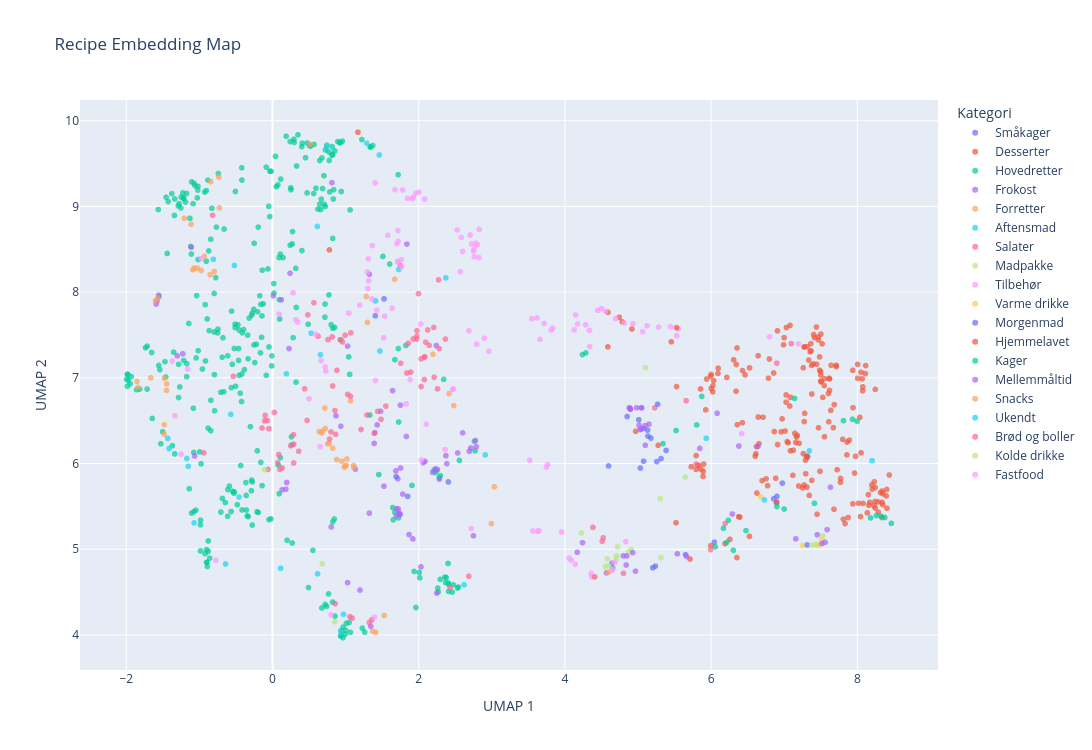

Notebook code for this chart:
### Code cell
categories = [slug_to_category.get(slug, "Ukendt") for slug in ids]

fig = px.scatter(
    x=coords[:, 0],
    y=coords[:, 1],
    color=categories,
    hover_name=titles,
    hover_data={"id": ids, "category": categories},
    title="Recipe Embedding Map",
    labels={"x": "UMAP 1", "y": "UMAP 2", "color": "Kategori"},
    opacity=0.7,
    width=1100,
    height=750,
)
fig.update_traces(marker=dict(size=6))
fig.show()

### Figure 1 — Plotly figure (JSON) as saved in the notebook; plotly's stock layout.template omitted (floating-point values rounded to 4 significant figures; data arrays with more than 128 entries replaced by an {"elided": "..."} marker saying what was removed)
{"data": [{"customdata": [["fedtebrod-med-romglasur", "Småkager"], ["3-nemme-smakager-med-", "Småkager"], ["kransekage-sandwich", "Småkager"], ["peberkager", "Småkager"], ["specier", "Småkager"]], "hovertemplate": "<b>%{hovertext}</b><br><br>Kategori=Småkager<br>UMAP 1=%{x}<br>UMAP 2=%{y}<br>id=%{customdata[0]}<br>category=%{customdata[1]}<extra></extra>", "hovertext": ["Fedtebrød ", "Småkagedej", "Kransekage-sandwich", "Sprøde peberkager", "Specier"], "legendgroup": "Småkager", "marker": {"color": "#636efa", "opacity": 0.7, "size": 6, "symbol": "circle"}, "mode": "markers", "name": "Småkager", "showlegend": true, "type": "scattergl", "x": [6.9, 6.894, 7.32, 6.855, 6.974], "xaxis": "x", "y": [5.616, 5.541, 6.082, 5.588, 5.771], "yaxis": "y"}, {"customdata": {"elided": "196x2 str values"}, "hovertemplate": "<b>%{hovertext}</b><br><br>Kategori=Desserter<br>UMAP 1=%{x}<br>UMAP 2=%{y}<br>id=%{customdata[0]}<br>category=%{customdata[1]}<extra></extra>", "hovertext": {"elided": "196 str values"}, "legendgroup": "Desserter", "marker": {"color": "#EF553B", "opacity": 0.7, "size": 6, "symbol": "circle"}, "mode": "markers", "name": "Desserter", "showlegend": true, "type": "scattergl", "x": {"elided": "196 float values"}, "xaxis": "x", "y": {"elided": "196 float values"}, "yaxis": "y"}, {"customdata": {"elided": "345x2 str values"}, "hovertemplate": "<b>%{hovertext}</b><br><br>Kategori=Hovedretter<br>UMAP 1=%{x}<br>UMAP 2=%{y}<br>id=%{customdata[0]}<br>category=%{customdata[1]}<extra></extra>", "hovertext": {"elided": "345 str values"}, "legendgroup": "Hovedretter", "marker": {"color": "#00cc96", "opacity": 0.7, "size": 6, "symbol": "circle"}, "mode": "markers", "name": "Hovedretter", "showlegend": true, "type": "scattergl", "x": {"elided": "345 float values"}, "xaxis": "x", "y": {"elided": "345 float values"}, "yaxis": "y"}, {"customdata": {"elided": "66x2 str values"}, "hovertemplate": "<b>%{hovertext}</b><br><br>Kategori=Frokost<br>UMAP 1=%{x}<br>UMAP 2=%{y}<br>id=%{customdata[0]}<br>category=%{customdata[1]}<extra></extra>", "hovertext": ["Sushi bowl", "Skinkepita med ærter", "Osteboller ", "Tunfrikadeller", "Banh Mi sandwich", "Æggekage med linser og koriander", "Toast a la croque monsieur", "Svampedeller", "Filodejspakker med æg og spinat", "Gözleme - fyldte tyrkiske fladbrød", "Kikærte-spread", "Svinemørbrad i ovn", "Stegte sild i eddike", "Sushi bowl med chilibagt laks", "Champignontærte", "Frokosttærte", "Panini", "Hytteost med syltede grøntsager", "Avocadomad", "Hasselback rodfrugter", "Sprøde majs fritters", "Ostemad med æble og timian", "Smørrebrødstapas med rejer og mango", "Toast med ost og skinke", "Rugbrødstoast med bagt avocado og æg", "Ørred og æggestand", "Croque monsieur", "Omelet", "Paneer sandwich", "Spinatpie", "Skinkesalat", "Burgerboller med hytteost", "Falafel wrap", "Quinoa bowl", "Brunede kartofler i ovn", "Djævleæg", "Frikadeller", "Grove horn med skinke og ost", "Sødt rugbrød med mandler og tranebær", "Scrambled æg med hytteost", "Små ostesouffléer", "Rejesalat i pitabrød", "Wraps med røget mørbrad", "Grøntsagsfrikadeller med tomatsalsa og dip", "Grønlangkål", "Leftover toast", "Thaiinspireret ostemad ", "Tærte med ost og tomater", "Pizza med skinke, chili og oliven", "Svampebøffer", "Veggetoast", "Bento box", "Krydret squash toast", "Porretærte med bacon", "Tortilla wrap", "Mini pizzaer", "Oksefrikadeller ", "Kyllingeburger med ost", "Kyllingesandwich med karrydressing", "Sandwichbrød", "Kyllingesandwich med cæsarmayo, syltede rødløg og sprøde ostechips", "Bowl med hytteost, avocado og chiliolie", "Ovnbagt æggekage med hytteost, skinke og spinat", "Burger med spidskålssalat og krydret hytteost", "Waldorfsalat", "Pizzatoast"], "legendgroup": "Frokost", "marker": {"color": "#ab63fa", "opacity": 0.7, "size": 6, "symbol": "circle"}, "mode": "markers", "name": "Frokost", "showlegend": true, "type": "scattergl", "x": [-1.58, 1.399, 4.24, 0.2254, -1.066, 2.189, 1.737, -1.304, 2.384, 2.372, 0.8676, 0.8126, -1.111, -1.558, 2.712, 2.787, 1.867, 1.83, 1.687, 0.239, 1.344, 1.714, 1.133, 1.731, 1.781, 2.061, 1.696, 2.282, 1.324, 2.532, 1.431, 4.644, 1.026, 1.642, 1.325, 2.086, 0.01084, 4.167, 4.964, 2.226, 2.6, 0.9341, 1.39, 0.8023, 1.837, 1.747, 1.524, 2.692, 2.245, -1.228, 1.69, -1.593, 1.719, 2.776, 1.197, 2.03, 0.12, 0.1937, 0.1298, 4.568, 0.1825, 1.478, 2.254, 1.026, 2.241, 1.92], "xaxis": "x", "y": [7.897, 6.36, 5.076, 7.341, 6.088, 5.897, 5.42, 7.256, 5.998, 6.091, 6.556, 9.277, 8.523, 7.964, 6.181, 6.195, 5.171, 6.315, 5.913, 8.22, 4.101, 5.823, 5.934, 5.406, 5.643, 6.01, 5.472, 5.817, 5.42, 6.123, 6.45, 4.837, 4.61, 6.851, 8.207, 6.025, 7.957, 4.965, 4.743, 5.936, 6.357, 6.435, 6.234, 5.26, 8.56, 5.404, 5.735, 6.142, 4.488, 7.28, 5.39, 7.86, 5.47, 6.268, 4.523, 4.794, 7.911, 5.778, 5.693, 4.724, 5.7, 6.609, 5.931, 7.37, 7.376, 5.12], "yaxis": "y"}, {"customdata": [["champignonsuppe", "Forretter"], ["smorstegt-brod-med-gronkalschips-og-rogn", "Forretter"], ["bedecarpaccio-med-gedeostcreme", "Forretter"], ["asparges-med-rogn-vinaigrette-og-pocherede-ag", "Forretter"], ["fjordrejer-med-dildmayo", "Forretter"], ["solsikkebrod", "Forretter"], ["muslingesuppe", "Forretter"], ["tapas-til-nytar", "Forretter"], ["bruschetta", "Forretter"], ["tantanmen-ramen", "Forretter"], ["gravad-laks-med-citronrasp-og-sennepscreme", "Forretter"], ["sprode-kartoffelvafler", "Forretter"], ["persillesuppe-til-forret", "Forretter"], ["blinis-med-stenbiderrogn", "Forretter"], ["jomfruhummerhaler-x-2", "Forretter"], ["rimmet-torsk-med-jordskokker", "Forretter"], ["hvide-asparges-i-egen-lage-med-kold-rygeost", "Forretter"], ["tunfiskemousse", "Forretter"], ["roget-hellefisk-i-kalvebouillon", "Forretter"], ["grillet-fennikel-med-smor-revet-ost-og-ristede-nodder", "Forretter"], ["nachos-med-ost", "Forretter"], ["ceviche", "Forretter"], ["tapas-skeer", "Forretter"], ["roget-lammekod-med-jordskoksalat-", "Forretter"], ["kyllingelevermousse-med-portvinssky", "Forretter"], ["blomkalsblinis-med-citronsyltede-rodlog-og-kaviar", "Forretter"], ["gratinerede-osters-med-strimlet-gront", "Forretter"], ["rejesalat-med-asparges", "Forretter"], ["artiskokker-med-mild-ostecreme", "Forretter"], ["aspargessuppe", "Forretter"], ["fiskefilet-med-ansjos-mayo", "Forretter"], ["majskolber-med-koriandersmor", "Forretter"], ["salte-ableskiver-med-ostefyld", "Forretter"], ["laksesalat", "Forretter"], ["sushi-dogs", "Forretter"], ["miso-suppe", "Forretter"], ["ristet-brod-med-krydrede-kantareller", "Forretter"], ["kold-artesuppe-med-rejer-og-brus", "Forretter"], ["artesuppe-med-linsetopping", "Forretter"], ["3-slags-laks", "Forretter"], ["couscoussalat-med-avocado", "Forretter"], ["nuggets-i-airfryer", "Forretter"], ["lakseruller", "Forretter"], ["maki-sushi", "Forretter"], ["ceviche-med-rejer", "Forretter"], ["tapas-med-roget-fisk-og-foie-gras", "Forretter"], ["laksetatar", "Forretter"], ["jordskokkesuppe-med-torsk", "Forretter"], ["sprode-pastaskaller-med-flyvefiskerogn", "Forretter"], ["hjemmelavet-gravad-laks", "Forretter"]], "hovertemplate": "<b>%{hovertext}</b><br><br>Kategori=Forretter<br>UMAP 1=%{x}<br>UMAP 2=%{y}<br>id=%{customdata[0]}<br>category=%{customdata[1]}<extra></extra>", "hovertext": ["Champignonsuppe", "Smørstegt brød med grønkålschips og rogn", "Bedecarpaccio med gedeostcreme", "Asparges med rogn-vinaigrette og pocherede æg", "Fjordrejer med dildmayo", "Solsikkebrød", "Muslingesuppe", "Tapas til nytår", "Bruschetta", "Cremet ramen", "Gravad laks med citronrasp og sennepscreme", "Kartoffelvafler", "Persillesuppe ", "Blinis med stenbiderrogn", "Jomfruhummerhaler x 2", "Rimmet torsk med jordskokker", "Hvide asparges i krydret lage med rygeostcreme", "Tunmousse", "Røget hellefisk i kalvebouillon", "Grillet fennikel med smør, revet ost og ristede nødder", "Nachos med ost", "Ceviche", "Tapas-skeer", "Røget lammekød med jordskokkesalat ", "Kyllingelevermousse med portvinssky", "Blomkålsblinis med citronsyltede rødløg og kaviar", "Gratinerede østers med strimlet grønt", "Rejesalat med asparges", "Artiskokker med mild ostecreme", "Aspargessuppe", "Fiskefilet med ansjos-mayo", "Majskolber med koriandersmør", "Salte æbleskiver med ostefyld", "Laksesalat", "Sushi dogs", "Misosuppe", "Ristet brød med krydrede kantareller", "Kold ærtesuppe med rejer og brus", "Ærtesuppe med linsetopping ", "3 slags laks", "Couscoussalat med avocado", "Nuggets i airfryer", "Lakseruller", "Maki sushi", "Ceviche med rejer", "Tapas med røget fisk og foie gras", "Laksetatar", "Jordskokkesuppe med torsk", "Sprøde pastaskaller med flyvefiskerogn", "Gravad laks med rævesauce"], "legendgroup": "Forretter", "marker": {"color": "#FFA15A", "opacity": 0.7, "size": 6, "symbol": "circle"}, "mode": "markers", "name": "Forretter", "showlegend": true, "type": "scattergl", "x": [-1.481, 1.008, 2.195, 0.8224, 0.7224, 4.591, -1.449, 1.113, 3.035, -1.484, -1.072, 1.283, -1.841, 0.9489, 0.6387, -0.8446, 0.672, 0.7153, -1.115, 1.671, 1.528, -1.026, 0.9826, -0.7268, 0.5163, 0.9932, 0.7754, 0.6842, 2.415, -1.451, -1.206, 1.37, 2.479, -0.934, -1.601, -1.481, 1.018, -1.666, -1.854, -1.091, 1.068, 1.298, -0.7965, -1.569, 0.754, 1.109, -0.8541, -0.7359, 0.8765, -0.9744], "xaxis": "x", "y": [6.995, 5.978, 7.274, 6.179, 6.409, 4.729, 6.929, 5.953, 5.73, 6.342, 8.282, 7.948, 6.887, 6.025, 6.373, 9.289, 6.355, 6.646, 8.793, 8.15, 4.227, 8.279, 5.958, 8.983, 9.725, 5.968, 6.239, 6.379, 6.815, 6.853, 8.86, 4.044, 6.676, 8.418, 7.9, 6.453, 6.053, 7.0, 6.958, 8.261, 6.73, 7.646, 8.241, 7.933, 6.229, 5.977, 8.204, 9.343, 6.046, 8.252], "yaxis": "y"}, {"customdata": [["linsepandekager", "Aftensmad"], ["bagekartoffel-i-airfryer", "Aftensmad"], ["vegetarisk-enchiladas", "Aftensmad"], ["grillede-auberginer", "Aftensmad"], ["rodbedeboffer1", "Aftensmad"], ["kyllingelasagne", "Aftensmad"], ["kikarteboffer", "Aftensmad"], ["grillet-blomkal-med-gremolata", "Aftensmad"], ["flanksteak1", "Aftensmad"], ["grillspyd", "Aftensmad"], ["andebryst-med-bagte-abler-log-og-sprodstegt-svar", "Aftensmad"], ["cote-de-boeuf", "Aftensmad"], ["bao-med-chilistegt-kylling", "Aftensmad"], ["risengrod-i-ovn", "Aftensmad"], ["madpandekager", "Aftensmad"], ["rodkal", "Aftensmad"], ["fyldte-peberfrugter1", "Aftensmad"], ["grillet-laks", "Aftensmad"], ["koldhavet-pizzadej", "Aftensmad"]], "hovertemplate": "<b>%{hovertext}</b><br><br>Kategori=Aftensmad<br>UMAP 1=%{x}<br>UMAP 2=%{y}<br>id=%{customdata[0]}<br>category=%{customdata[1]}<extra></extra>", "hovertext": ["Linsepandekager", "Bagekartoffel i airfryer", "Vegetarisk enchiladas ", "Grillede auberginer", "Rødbedebøffer", "Kyllingelasagne ", "Krydrede kikærtebøffer", "Grillet blomkål med gremolata", "Flanksteak", "Grillspyd", "Andebryst med bagte æbler, løg og sprødstegt svær", "Cote de boeuf", "Bao med chilistegt kylling", "Risengrød i ovn", "Madpandekager ", "Hjemmelavet rødkål", "Fyldte peberfrugter", "Grillet laks", "Koldhævet pizzadej"], "legendgroup": "Aftensmad", "marker": {"color": "#19d3f3", "opacity": 0.7, "size": 6, "symbol": "circle"}, "mode": "markers", "name": "Aftensmad", "showlegend": true, "type": "scattergl", "x": [0.1105, 1.408, 0.9383, 0.5278, 1.468, -0.571, -0.643, 1.727, 0.6128, 0.6552, 1.289, 0.7382, -1.153, 5.933, 0.6156, 2.371, 0.1897, -0.8099, 2.62], "xaxis": "x", "y": [4.777, 7.897, 4.021, 7.52, 7.313, 6.573, 4.827, 8.264, 8.766, 7.269, 9.737, 9.684, 5.967, 6.295, 4.712, 8.166, 7.047, 8.382, 4.585], "yaxis": "y"}, {"customdata": {"elided": "79x2 str values"}, "hovertemplate": "<b>%{hovertext}</b><br><br>Kategori=Salater<br>UMAP 1=%{x}<br>UMAP 2=%{y}<br>id=%{customdata[0]}<br>category=%{customdata[1]}<extra></extra>", "hovertext": ["Salat med oksekød og bacon", "Quinoasalat med granatæblekerner", "Tunsalat", "Mexicansk pastasalat", "Lun græsk kartoffelsalat", "Hakkebøffer og grillet græsk salat", "Sprød salat med røget laks og hytteost", "Salat med røget kylling og kikærter", "Kartoffelsalat med grillede jordbær", "Blomkålssalat", "Rødkålssalat med vindruer og valnødder", "Æblesalat", "Grov nudelsalat med ost og grønt", "Coleslaw", "Bagt butternut med hot honey", "Frikadeller af kylling med kulørt salat", "Melonsalsa", "Coleslaw af rødkål, rødbeder og granatæblekerner", "Lammemørbrad og perlespeltsalat", "Spaghetti Carbonara med fløde", "Kyllingesalat og hvidløgsbrød med ost", "Mexican corn salad", "Nudelsalat", "Blomkålscouscous", "Melonsalat", "Skaldyrssalat", "Sprød salat med granatæble og salatost", "Quinoasalat", "Rødbedequinoa ", "Gulerodssalat med hasselnødder", "Rygeostsalat", "Frokostsalat", "Rødbedesalat med quinoa og myntefløde", "Kartoffelsalat med røget kylling", "Abemad ", "Appelsin- og gulerodssalat", "Frugtsalat med råcreme", "Köpoglu - tyrkisk salat med aubergine og peberfrugt", "Græsk salat", "Salat med nudler og nektariner", "Tabbouleh", "Asparges- og tomatsalat med sprøde hvidløgscroutoner", "Rejesalat med Rhode island dressing", "Salat med vilde ris, bønner og citron", "Salat med bagte vindruer", "Vindruesalat med løg og persille", "Violsalat med blåskimmel og valnødder", "Pastasalat med grønt", "Salat med kakifrugt ", "Havregrynspandekager med frugtsalat", "Mexicansk tacosalat", "Frugtsalat med ingefær og skyr   ", "Pastasalat", "Kebabpizza ", "Banh Mi salat ", "Hokkaidosalat med hasselnødder og brombær", "Grillede grøntsager med edamamehummus", "Vandmelonsalat med salatost", "Grøn kartoffelsalat", "Italiensk pastasalat", "Kyllingesalat med mælkebøtte", "Skinke med rygeostsalat", "Rødfisk med lun salat", "Salat med kartofler, dild og smilende æg", "Smashed kartoffelsalat", "Sprød gnocchisalat", "Salat med ramsløgsgremolata", "Bønnesalat med mango, nødder og salatost", "Crispy rice græskarsalat", "Rejesalat med mango", "Frisk melonsalat med hyldeblomst og softice", "Frisk tomatsalsa med ristede majs", "Stegte kyllingelår med pastasalat", "Frisk spinatsalat med mynte og salatost", "Tacosalat med sprød kylling", "Salat med kylling, pasta og jordbær ", "Salade Nicoise", "Aspargessalat med perlespelt og kylling", "Hindbærsalat med ostespecier"], "legendgroup": "Salater", "marker": {"color": "#FF6692", "opacity": 0.7, "size": 6, "symbol": "circle"}, "mode": "markers", "name": "Salater", "showlegend": true, "type": "scattergl", "x": [1.066, 1.971, 0.8537, 1.09, 0.9239, 0.5657, 1.55, 0.2891, 0.8169, 1.997, 2.206, 2.142, -0.07066, 2.272, 1.753, 0.0708, 2.257, 2.123, 0.2859, -0.5374, 0.1007, 1.323, -0.1443, 1.75, 2.21, 0.7996, 2.08, 1.856, 1.924, 2.08, 1.211, 1.484, 1.973, 0.2483, 5.658, 2.032, 7.095, 0.6224, 0.7584, -0.04947, 1.027, 0.4725, 0.8635, 0.3579, 1.976, 2.095, 2.365, -0.1022, 2.281, 5.795, 1.058, 5.228, -0.1083, 2.429, -0.9408, 1.837, 0.4831, 2.032, 1.071, 0.0255, 0.1315, 1.393, -0.8205, 0.8806, 0.9559, 0.4392, 0.9921, 1.292, 1.89, 0.7801, 6.898, 1.358, -0.06208, 1.439, 0.8565, 0.08538, 0.822, 0.2918, 2.077], "xaxis": "x", "y": [6.784, 7.453, 6.617, 4.195, 7.443, 7.875, 6.67, 6.006, 7.477, 7.982, 7.588, 7.379, 6.5, 8.143, 7.17, 6.008, 6.871, 7.559, 6.338, 7.017, 5.93, 4.144, 6.414, 8.31, 7.007, 6.368, 7.241, 7.402, 7.453, 7.246, 6.397, 6.516, 7.483, 6.207, 6.733, 7.22, 7.399, 7.486, 7.446, 6.406, 6.806, 6.502, 6.34, 6.143, 7.548, 7.415, 7.452, 6.561, 7.341, 5.993, 4.213, 6.649, 6.497, 4.553, 6.124, 7.056, 7.734, 6.898, 7.524, 6.595, 5.948, 6.352, 8.896, 7.087, 7.418, 6.871, 7.496, 6.566, 7.066, 6.286, 7.171, 4.176, 5.931, 6.608, 4.365, 6.105, 6.904, 6.226, 6.98], "yaxis": "y"}, {"customdata": [["snurrer-med-pesto", "Madpakke"], ["myslibar", "Madpakke"], ["frugtboller", "Madpakke"], ["reste-vafler", "Madpakke"], ["mysliboller-med-hytteost", "Madpakke"], ["svensk-knakbrod", "Madpakke"], ["madpandekager-med-fyld", "Madpakke"], ["glaserede-kolde-kyllingespyd", "Madpakke"], ["figenpalag", "Madpakke"], ["nemme-kernestykker-med-ske", "Madpakke"], ["knakbrod", "Madpakke"], ["bananbrod-med-havregryn", "Madpakke"], ["gulerodsbrud", "Madpakke"], ["polsehorn", "Madpakke"], ["saftige-rugbrodsboller-med-chokolade", "Madpakke"], ["madpakkeboller-med-squash-gulerodder-og-ost", "Madpakke"], ["koldhavede-boller-med-kefir-og-graskarkerner", "Madpakke"]], "hovertemplate": "<b>%{hovertext}</b><br><br>Kategori=Madpakke<br>UMAP 1=%{x}<br>UMAP 2=%{y}<br>id=%{customdata[0]}<br>category=%{customdata[1]}<extra></extra>", "hovertext": ["Snurrer med pesto", "Myslibar ", "Frugtboller", "Reste-vafler", "Mysliboller med hytteost", "Svensk knækbrød", "Madpandekager med fyld ", "Glaserede kolde kyllingespyd", "Figenpålæg", "Nemme kernestykker med ske", "Knækbrød", "Bananbrød med havregryn", "Gulerodsbrud", "Pølsehorn ", "Saftige rugbrødsboller med chokolade", "Madpakkeboller ", "Koldhævede boller med kefir, kerner og squash "], "legendgroup": "Madpakke", "marker": {"color": "#B6E880", "opacity": 0.7, "size": 6, "symbol": "circle"}, "mode": "markers", "name": "Madpakke", "showlegend": true, "type": "scattergl", "x": [4.224, 5.303, 4.87, 0.6817, 4.907, 4.549, 0.8512, -0.1102, 5.102, 4.723, 4.41, 5.645, 4.705, 4.596, 5.313, 4.578, 4.707], "xaxis": "x", "y": [5.189, 5.59, 4.969, 4.832, 4.996, 4.796, 4.154, 5.928, 7.118, 5.027, 4.679, 5.842, 4.892, 4.805, 4.902, 4.887, 4.924], "yaxis": "y"}, {"customdata": {"elided": "116x2 str values"}, "hovertemplate": "<b>%{hovertext}</b><br><br>Kategori=Tilbehør<br>UMAP 1=%{x}<br>UMAP 2=%{y}<br>id=%{customdata[0]}<br>category=%{customdata[1]}<extra></extra>", "hovertext": ["Hjemmelavet smør", "Blomkålsfad", "Juleskinke med sennepsgratinering", "Börek ", "Focaccia brød", "Syltede rødløg med tranebær", "Æggestand", "Druerelish", "Burgerboller", "Asparges med misosmør", "Mayonnaise", "Ovnbagte rødbeder", "Blommemarmelade", "Syltede tomater ", "Smørsauce med sennep", "Fyldte champignoner", "Thousand Island dressing", "Laks i ovn", "Portobellosauce", "Lassi - sød og salt", "Bechamelsauce", "Fyldte brød med spinat og ost", "Farmordressing", "Pandebrød med nigellafrø", "Grøntsagsfad i ovn", "Ispanak borani - Tyrkisk spinatdip", "Hummus med edamamebønner", "Tigerrejer på spyd", "Glaserede kartofler og rodfrugter", "Maltbrød med kefir og rug", "Autentisk ratatouille", "Syltede svampe", "Ristede kikærter", "Syltede abrikoser", "Agurkesalat", "Råcreme", "Stracciatella ost", "Ajvar-dip", "Flødekartofler", "Stuvede kartofler", "Chutney", "Stikkelsbærmarmelade", "Karamelliseret løgmarmelade til skimmelost", "Appelsin- og abrikosmarmelade", "Rød dressing", "Ramsløgspesto", "Persillesovs", "Croutoner", "Kryddersmør med rosmarin", "Langtidshævet brød", "Goma dressing", "Søde kartoffelfritter i airfryer", "Hvidløgsflutes", "Lemonade", "Rødløgssmør", "Dadler med bacon", "Paprikamandler", "Chimichurri", "Pærechutney med chili", "Rabarberchutney", "Grillede asparges og squash", "Urtedressing med friske krydderurter", "Rødvinssauce", "Syltede grønne tomater", "Syltede blommer", "Blåskimmelost med tranebærkompot", "Ratatouille ", "Pico de gallo", "Nemt ostebrød på grill", "Dijonnaise", "Pommes frites i airfryer", "Bacon i ovn", "Kartofler i airfryer", "Citrondressing", "Æbler med gelé", "Stuvet rosenkål", "Saltkartofler", "Kvæde-tomat kompot", "Karamelliserede figner til ost", "Speltkerner med svampe og spinat", "Krydrede nødder", "Tomattapenade", "Nem tomatsovs", "Semidried cherrytomater", "Ovnbagte grøntsager", "Frosset flødeskum i fire varianter", "Stuvet glaskål", "Chunky chiliolie", "Ost med balsamicomandler og bagt marcipan", "Blomkålsmos", "Blomkålssteaks med oste-gremolata", "Buffetspyd", "Grillpakker med kartofler og oliven", "Hvidløgssauce", "Stuvede porrer", "Edamamebønner", "Sød kartoffelmos med sprød top", "Cremet dip af blå ost", "Dressing med dijonsennep og estragon", "Bearnaise", "Burgerdressing", "Saltkogte kartofler med mojo rojosauce", "Broccolifritter", "Hjemmebagte tortillas", "Hollandaisesauce med fløde", "Boller - til baby", "Flutes", "Spyd med grillet ost", "Rødvinskogte figner", "Rissalat", "Irske boller med kartoffel", "Bagt blomkål", "Hokkaidofritter", "Syltede rødløg ", "Hollandaisesauce", "Nemme ostebrød"], "legendgroup": "Tilbehør", "marker": {"color": "#FF97FF", "opacity": 0.7, "size": 6, "symbol": "circle"}, "mode": "markers", "name": "Tilbehør", "showlegend": true, "type": "scattergl", "x": [2.829, 1.716, 1.716, 2.362, 4.058, 4.146, 2.037, 4.172, 4.648, -1.336, 2.526, 2.027, 5.445, 3.832, 2.081, -1.162, 2.756, -0.9753, 1.403, -0.7763, 1.847, 3.954, 2.802, 4.358, 0.08988, 2.103, 1.827, 0.4992, 1.295, 4.647, 0.3469, 3.716, 3.518, 4.929, 3.547, 7.194, 2.717, 0.5875, 1.31, 1.366, 4.125, 5.551, 4.555, 5.125, 2.823, 1.042, 1.778, 3.56, 2.704, 4.367, 2.686, 1.533, 4.086, 6.418, 2.601, 2.463, 3.762, 2.569, 4.283, 4.339, 0.7221, 2.75, 1.675, 3.812, 5.281, 4.45, 0.3159, 1.394, 3.626, 2.582, 1.428, 2.473, 1.359, 2.78, 5.53, 1.719, 1.314, 4.336, 4.813, -1.372, 3.745, 2.96, 2.792, 3.659, 0.2801, 6.799, 1.701, 2.898, 4.692, 1.712, 1.765, 0.6644, 1.192, 1.912, 1.576, 1.407, 1.635, 4.5, 2.723, 1.961, 2.759, 1.305, 1.52, 0.802, 2.003, 4.832, 4.142, 0.7274, 5.062, 0.6508, 4.685, 1.762, 1.882, 3.618, 1.927, 3.643], "xaxis": "x", "y": [8.732, 8.348, 8.719, 6.162, 4.894, 7.733, 6.041, 7.628, 4.763, 6.557, 8.725, 7.627, 7.597, 7.58, 9.085, 7.103, 8.502, 8.391, 9.274, 4.871, 9.093, 5.2, 8.552, 4.717, 7.743, 6.457, 6.696, 6.756, 8.236, 4.753, 7.649, 7.634, 6.039, 7.631, 7.69, 7.396, 5.241, 7.509, 8.388, 8.543, 7.559, 7.569, 7.776, 7.608, 8.404, 7.755, 9.192, 5.212, 8.666, 4.678, 7.548, 7.72, 4.871, 6.347, 8.475, 6.865, 5.987, 8.239, 7.618, 7.363, 7.127, 8.478, 9.195, 7.557, 7.592, 7.787, 7.679, 4.206, 5.208, 8.637, 7.789, 6.87, 7.921, 8.57, 7.49, 8.594, 8.131, 7.553, 7.638, 7.196, 5.957, 7.308, 7.393, 7.448, 7.991, 7.477, 8.565, 7.462, 7.692, 8.361, 8.296, 7.2, 7.848, 9.09, 8.662, 6.968, 7.811, 7.808, 8.562, 9.155, 8.412, 8.042, 7.466, 4.235, 9.166, 5.089, 4.824, 7.08, 7.538, 6.196, 4.847, 8.377, 6.98, 7.698, 9.108, 5.215], "yaxis": "y"}, {"customdata": [["chokoladeskeer", "Varme drikke"], ["varm-chokolade-med-havredrik", "Varme drikke"], ["chai-latte-med-havredrik", "Varme drikke"], ["irish-coffee", "Varme drikke"], ["glogg-ekstrakt", "Varme drikke"]], "hovertemplate": "<b>%{hovertext}</b><br><br>Kategori=Varme drikke<br>UMAP 1=%{x}<br>UMAP 2=%{y}<br>id=%{customdata[0]}<br>category=%{customdata[1]}<extra></extra>", "hovertext": ["Chokoladeskeer", "Varm chokolade med havredrik", "Chai latte med havredrik ", "Irish coffee", "Gløgg ekstrakt"], "legendgroup": "Varme drikke", "marker": {"color": "#FECB52", "opacity": 0.7, "size": 6, "symbol": "circle"}, "mode": "markers", "name": "Varme drikke", "showlegend": true, "type": "scattergl", "x": [7.514, 7.488, 7.249, 7.448, 6.679], "xaxis": "x", "y": [5.112, 5.051, 5.044, 5.045, 5.61], "yaxis": "y"}, {"customdata": [["kobenhavnerbirkes", "Morgenmad"], ["ag-i-airfryer", "Morgenmad"], ["brunchbrat", "Morgenmad"], ["masalakrydrede-rysteribs", "Morgenmad"], ["iskaffe-med-havredrik", "Morgenmad"], ["chia-oats-med-bar", "Morgenmad"], ["boghvede-crunch", "Morgenmad"], ["hvidlogstomater-med-sprod-parmaskinke", "Morgenmad"], ["tiramisu-overnight-oat", "Morgenmad"], ["sprode-brod-med-perlesukker", "Morgenmad"], ["jordbarmarmelade-med-chiafro", "Morgenmad"], ["sondagstoast-med-chorizo-og-pocheret-ag", "Morgenmad"], ["kokosskyr-bowl-med-chiafro-og-bar", "Morgenmad"], ["havregrod", "Morgenmad"], ["havregrod---til-baby", "Morgenmad"], ["femkornsflagemysli-med-boghvede-og-kiks", "Morgenmad"], ["grod-med-blabar-og-hasselnodder", "Morgenmad"], ["croissanter", "Morgenmad"], ["ra-grod-med-kefir", "Morgenmad"], ["hytteostbowl-med-frugt", "Morgenmad"], ["hash-browns", "Morgenmad"], ["rosinbrod", "Morgenmad"], ["morgenmad-til-de-sma", "Morgenmad"]], "hovertemplate": "<b>%{hovertext}</b><br><br>Kategori=Morgenmad<br>UMAP 1=%{x}<br>UMAP 2=%{y}<br>id=%{customdata[0]}<br>category=%{customdata[1]}<extra></extra>", "hovertext": ["Københavnerbirkes", "Æg i airfryer", "Brunchbræt", "Masalakrydrede rysteribs", "Iskaffe med havredrik", "Chia-oats med bær", "Boghvede crunch", "Hvidløgstomater med sprød parmaskinke", "Tiramisu overnight oats", "Sprøde brød med perlesukker", "Jordbærmarmelade med chiafrø", "Søndagstoast med chorizo og pocheret æg", "Kokosskyr bowl med chiafrø og bær", "Havregrød", "Havregrød - til baby", "Femkornsflagemysli med boghvede og kiks", "Grød med blåbær og hasselnødder", "Croissanter", "Rå grød med kefir", "Eksotisk hytteostbowl med mango", "Hash browns", "Rosinbrød", "Morgenmad til de små"], "legendgroup": "Morgenmad", "marker": {"color": "#636efa", "opacity": 0.7, "size": 6, "symbol": "circle"}, "mode": "markers", "name": "Morgenmad", "showlegend": true, "type": "scattergl", "x": [6.044, 1.405, 1.69, 4.596, 7.315, 5.13, 5.076, 2.405, 5.07, 5.237, 5.268, 1.848, 5.011, 5.384, 5.257, 5.032, 5.136, 5.649, 5.176, 4.851, 1.525, 5.201, 5.314], "xaxis": "x", "y": [5.083, 7.724, 5.847, 5.971, 5.049, 6.39, 6.027, 5.785, 6.41, 4.803, 6.691, 5.616, 6.511, 6.152, 6.022, 5.947, 6.321, 4.937, 6.296, 6.548, 7.921, 4.782, 6.057], "yaxis": "y"}, {"customdata": [["hjemmelavet-marcipan", "Hjemmelavet"], ["glaze-med-appelsin-og-roget-paprika", "Hjemmelavet"], ["karameller", "Hjemmelavet"], ["ribsgele", "Hjemmelavet"], ["daddelmarcipan", "Hjemmelavet"]], "hovertemplate": "<b>%{hovertext}</b><br><br>Kategori=Hjemmelavet<br>UMAP 1=%{x}<br>UMAP 2=%{y}<br>id=%{customdata[0]}<br>category=%{customdata[1]}<extra></extra>", "hovertext": ["Hjemmelavet marcipan", "Glaze med appelsin og røget paprika", "Karameller", "Ribsgelé", "Daddelmarcipan"], "legendgroup": "Hjemmelavet", "marker": {"color": "#EF553B", "opacity": 0.7, "size": 6, "symbol": "circle"}, "mode": "markers", "name": "Hjemmelavet", "showlegend": true, "type": "scattergl", "x": [7.084, 0.778, 7.198, 5.527, 7.179], "xaxis": "x", "y": [6.149, 8.492, 5.737, 7.585, 6.327], "yaxis": "y"}, {"customdata": [["drommekage-fra-brovst", "Kager"], ["kardemommesnurrer", "Kager"], ["marcipanhorn-med-rabarber", "Kager"], ["den-du-ved-nok", "Kager"], ["cremesnegle", "Kager"], ["cremeboller", "Kager"], ["gammeldags-aebleskiver", "Kager"], ["brownie-med-sode-kartofler", "Kager"], ["kringle", "Kager"], ["chokoladekage", "Kager"], ["citronkage", "Kager"], ["citronkage-med-birkes", "Kager"], ["brunsvigersnegle", "Kager"], ["citronmane", "Kager"], ["rensdyr-med-safran", "Kager"], ["peberkagehus", "Kager"], ["franske-vafler", "Kager"], ["berlinere", "Kager"], ["sweet-potato-brownie", "Kager"]], "hovertemplate": "<b>%{hovertext}</b><br><br>Kategori=Kager<br>UMAP 1=%{x}<br>UMAP 2=%{y}<br>id=%{customdata[0]}<br>category=%{customdata[1]}<extra></extra>", "hovertext": ["Drømmekage fra Brovst", "Kardemommesnurrer", "Marcipanhorn med rabarber", "Den du ved nok", "Cremesnegle", "Cremeboller", "Gammeldags æbleskiver", "Brownie med søde kartofler", "Kringle", "Chokoladekage ", "Citronkage", "Citronkage med birkes", "Brunsvigersnegle", "Citronmåne", "Rensdyr med safran", "Peberkagehus", "Franske vafler", "Berlinere", "Sweet potato brownie"], "legendgroup": "Kager", "marker": {"color": "#00cc96", "opacity": 0.7, "size": 6, "symbol": "circle"}, "mode": "markers", "name": "Kager", "showlegend": true, "type": "scattergl", "x": [8.181, 6.057, 7.141, 8.261, 6.213, 6.169, 5.872, 8.375, 6.477, 8.325, 7.998, 7.934, 6.304, 7.81, 6.998, 6.9, 7.413, 6.235, 8.465], "xaxis": "x", "y": [5.365, 5.027, 6.759, 5.393, 5.081, 5.244, 6.783, 5.37, 5.217, 5.386, 6.492, 6.515, 4.987, 6.5, 5.468, 5.498, 5.535, 5.337, 5.302], "yaxis": "y"}, {"customdata": [["grovbirkes-", "Mellemmåltid"], ["skyr-med-ristet-rugbrod-appelsin-og-blabar", "Mellemmåltid"], ["kakaomalk-med-is-og-chokolade", "Mellemmåltid"], ["blabarkoldskal-med-kefir-og-salte-mandelkammerjunkere", "Mellemmåltid"], ["sparkling-koldskal", "Mellemmåltid"], ["frisk-smoothie-med-jordbar-lime-og-ingefar", "Mellemmåltid"], ["julekakao", "Mellemmåltid"], ["mozzarella-sticks", "Mellemmåltid"], ["gron-smoothie-med-havredrik", "Mellemmåltid"], ["kloben---tyske-juleboller", "Mellemmåltid"], ["bagt-brie", "Mellemmåltid"], ["citrontykmalk-med-noddedrys", "Mellemmåltid"], ["chokoladeispinde-med-noddekrymmel", "Mellemmåltid"], ["chokoladebrod-med-kardemomme", "Mellemmåltid"], ["ra-grod-med-skyr-rugflager-og-frugt", "Mellemmåltid"], ["skyrgrod-med-spelt-mango-og-kokos", "Mellemmåltid"], ["greenie-med-skyr-spinat-og-ingefar", "Mellemmåltid"], ["ablepandekager", "Mellemmåltid"], ["overnight-chiagrod-med-granatable", "Mellemmåltid"], ["chokoladeboller", "Mellemmåltid"], ["mokkashake", "Mellemmåltid"], ["ingefarshot", "Mellemmåltid"], ["smoothie-bowl-med-dadler-avocado-og-skyr", "Mellemmåltid"], ["grove-hveder", "Mellemmåltid"], ["gurkemeje-latte", "Mellemmåltid"], ["valnoddeboller", "Mellemmåltid"], ["smoothie-bowl-med-skyr-avocado-og-spinat", "Mellemmåltid"], ["smoothie-bowl-med-mango-og-kiwibar", "Mellemmåltid"], ["varme-hveder", "Mellemmåltid"], ["bonnedip-med-gnavegront", "Mellemmåltid"], ["chokolatte", "Mellemmåltid"], ["speltgrod-med-skovbar-og-skyr", "Mellemmåltid"]], "hovertemplate": "<b>%{hovertext}</b><br><br>Kategori=Mellemmåltid<br>UMAP 1=%{x}<br>UMAP 2=%{y}<br>id=%{customdata[0]}<br>category=%{customdata[1]}<extra></extra>", "hovertext": ["Grovbirkes ", "Skyr med ristet rugbrød, appelsin og blåbær", "Kakaomælk med is og chokolade", "Blåbærkoldskål med kefir og salte mandelkammerjunkere", "Sparkling koldskål", "Frisk smoothie med jordbær, lime og ingefær", "Julekakao", "Mozzarella sticks", "Grøn smoothie med havredrik", "Kløben juleboller", "Bagt brie", "Citrontykmælk med nøddedrys", "Chokoladeispinde med nøddekrymmel", "Chokoladebrød med kardemomme", "Rå grød med skyr, rugflager og frugt", "Skyrgrød med spelt, mango og kokos", "Greenie med skyr, spinat og ingefær", "Æblepandekager", "Overnight laktosefri chiagrød med granatæble", "Chokoladeboller", "Mokkashake", "Ingefærshot", "Smoothie bowl med dadler, avocado og skyr", "Grove hveder", "Gurkemeje latte", "Valnøddeboller", "Smoothie bowl med skyr, avocado og spinat", "Smoothie bowl med mango og kiwibær", "Varme hveder", "Bønnedip med gnavegrønt", "Chokolatte", "Speltgrød med skovbær og skyr "], "legendgroup": "Mellemmåltid", "marker": {"color": "#ab63fa", "opacity": 0.7, "size": 6, "symbol": "circle"}, "mode": "markers", "name": "Mellemmåltid", "showlegend": true, "type": "scattergl", "x": [4.927, 5.014, 7.586, 6.379, 6.641, 5.046, 7.451, 2.748, 4.981, 6.29, 1.751, 5.149, 7.632, 5.662, 5.047, 5.028, 5.049, 5.844, 5.098, 5.538, 7.558, 6.082, 4.895, 4.798, 7.158, 4.844, 4.88, 4.897, 4.837, 1.749, 7.516, 5.099], "xaxis": "x", "y": [4.959, 6.446, 5.229, 6.204, 6.199, 6.649, 5.169, 5.157, 6.65, 5.411, 5.947, 6.459, 5.724, 4.916, 6.403, 6.396, 6.65, 6.176, 6.442, 4.946, 5.081, 6.587, 6.634, 4.922, 5.12, 4.921, 6.652, 6.636, 4.816, 6.681, 5.067, 6.212], "yaxis": "y"}, {"customdata": [["popcorn", "Snacks"], ["ostestanger", "Snacks"]], "hovertemplate": "<b>%{hovertext}</b><br><br>Kategori=Snacks<br>UMAP 1=%{x}<br>UMAP 2=%{y}<br>id=%{customdata[0]}<br>category=%{customdata[1]}<extra></extra>", "hovertext": ["Popcorn", "Ostestænger"], "legendgroup": "Snacks", "marker": {"color": "#FFA15A", "opacity": 0.7, "size": 6, "symbol": "circle"}, "mode": "markers", "name": "Snacks", "showlegend": true, "type": "scattergl", "x": [1.412, 2.993], "xaxis": "x", "y": [4.03, 5.299], "yaxis": "y"}, {"customdata": [["ovnbagt-kylling-i-fad", "Ukendt"], ["rort-tatar", "Ukendt"], ["anderillette", "Ukendt"], ["romkulger-med-sorte-bonner", "Ukendt"], ["tartedej", "Ukendt"], ["kransekagestykker", "Ukendt"], ["mexi-bowl", "Ukendt"], ["karrysuppe-med-gulerodder-og-rode-linser", "Ukendt"], ["koreanske-soya-aeg", "Ukendt"], ["wonton", "Ukendt"], ["flagkage", "Ukendt"], ["chow-mein", "Ukendt"]], "hovertemplate": "<b>%{hovertext}</b><br><br>Kategori=Ukendt<br>UMAP 1=%{x}<br>UMAP 2=%{y}<br>id=%{customdata[0]}<br>category=%{customdata[1]}<extra></extra>", "hovertext": ["Ovnbagt kylling med hvidløg og rosmarin", "Rørt tatar", "Anderillette", "Romkugler med sorte bønner", "Tærtedej", "Kransekagestykker", "Mexi bowl ", "Karrysuppe med gulerødder og røde linser", "Soya æg", "Wonton ", "Flagkage", "Chow mein"], "legendgroup": "Ukendt", "marker": {"color": "#19d3f3", "opacity": 0.7, "size": 6, "symbol": "circle"}, "mode": "markers", "name": "Ukendt", "showlegend": true, "type": "scattergl", "x": [-0.4585, -0.5213, 1.461, 6.728, 2.909, 7.342, 0.9708, -1.073, -1.433, -1.416, 8.201, -1.172], "xaxis": "x", "y": [5.609, 8.311, 9.6, 5.575, 6.1, 6.147, 4.241, 5.307, 6.293, 6.175, 6.033, 6.058], "yaxis": "y"}, {"customdata": [["gronne-bagels", "Brød og boller"], ["panini-brod", "Brød og boller"], ["pizzadej", "Brød og boller"], ["juleboller", "Brød og boller"], ["kanelbrod", "Brød og boller"], ["snobrod-hacks", "Brød og boller"], ["farvet-snobrod", "Brød og boller"], ["halloween-burgerboller", "Brød og boller"]], "hovertemplate": "<b>%{hovertext}</b><br><br>Kategori=Brød og boller<br>UMAP 1=%{x}<br>UMAP 2=%{y}<br>id=%{customdata[0]}<br>category=%{customdata[1]}<extra></extra>", "hovertext": ["Grønne bagels", "Panini brød", "Pizzadej", "Juleboller", "Kanelbrød", "Snobrød hacks", "Farvet snobrød", "Halloween burgerboller"], "legendgroup": "Brød og boller", "marker": {"color": "#FF6692", "opacity": 0.7, "size": 6, "symbol": "circle"}, "mode": "markers", "name": "Brød og boller", "showlegend": true, "type": "scattergl", "x": [4.384, 4.407, 2.685, 6.191, 5.992, 4.524, 4.51, 4.801], "xaxis": "x", "y": [5.255, 4.676, 4.685, 5.299, 4.996, 5.133, 5.092, 4.719], "yaxis": "y"}, {"customdata": [["frosne-flodeterninger", "Kolde drikke"], ["karameliskaffe", "Kolde drikke"], ["white-russian", "Kolde drikke"]], "hovertemplate": "<b>%{hovertext}</b><br><br>Kategori=Kolde drikke<br>UMAP 1=%{x}<br>UMAP 2=%{y}<br>id=%{customdata[0]}<br>category=%{customdata[1]}<extra></extra>", "hovertext": ["Frosne flødeterninger", "Karameliskaffe", "White russian"], "legendgroup": "Kolde drikke", "marker": {"color": "#B6E880", "opacity": 0.7, "size": 6, "symbol": "circle"}, "mode": "markers", "name": "Kolde drikke", "showlegend": true, "type": "scattergl", "x": [7.527, 7.378, 7.428], "xaxis": "x", "y": [5.157, 5.048, 5.059], "yaxis": "y"}, {"customdata": [["forarsruller1", "Fastfood"]], "hovertemplate": "<b>%{hovertext}</b><br><br>Kategori=Fastfood<br>UMAP 1=%{x}<br>UMAP 2=%{y}<br>id=%{customdata[0]}<br>category=%{customdata[1]}<extra></extra>", "hovertext": ["Forårsruller "], "legendgroup": "Fastfood", "marker": {"color": "#FF97FF", "opacity": 0.7, "size": 6, "symbol": "circle"}, "mode": "markers", "name": "Fastfood", "showlegend": true, "type": "scattergl", "x": [-1.251], "xaxis": "x", "y": [6.108], "yaxis": "y"}], "layout": {"height": 750, "legend": {"title": {"text": "Kategori"}, "tracegroupgap": 0}, "title": {"text": "Recipe Embedding Map"}, "width": 1100, "xaxis": {"anchor": "y", "domain": [0, 1], "title": {"text": "UMAP 1"}}, "yaxis": {"anchor": "x", "domain": [0, 1], "title": {"text": "UMAP 2"}}}}
